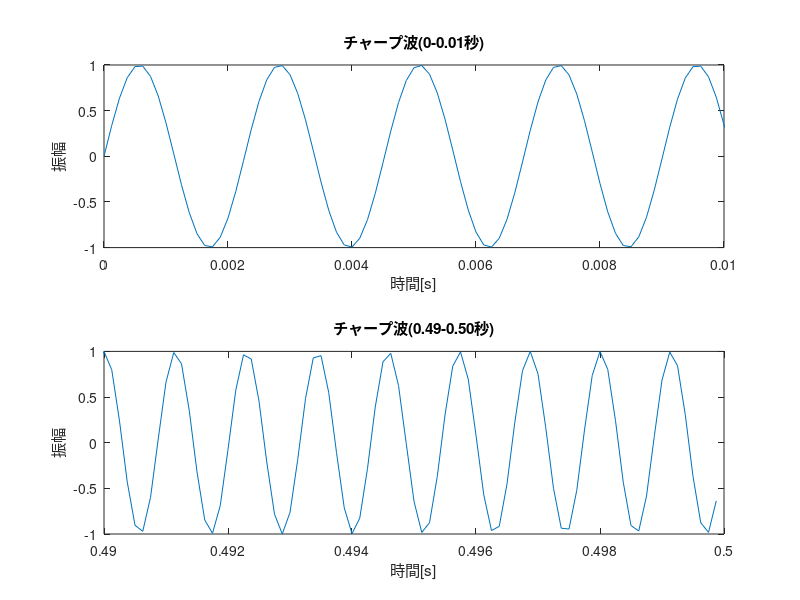

The MATLAB script that drew this image:
close all;
clear;

Fs = 8000;              % sampling rate = 8000Hz
t = [0:Fs*(1/2)-1]/Fs;  % time = 0.5sec
startFreq = 440;               % init freq = 440Hz
endFreq = 880;               % final freq = 880Hz
k = (endFreq - 440) / 0.5;   
halfk = k/2;            % half of k

y = sin(2 * pi * (startFreq + halfk * t) .*t); % fomula of chirp wave(liner)

% plots from here

subplot(2,1,1);
plot(t, y);
axis([0 0.01 -1 1]);
xlabel('時間[s]');
ylabel('振幅');
title('チャープ波(0-0.01秒)');

subplot(2,1,2);
plot(t, y);
axis([0.49 0.50 -1 1]);
xlabel('時間[s]');
ylabel('振幅');
title('チャープ波(0.49-0.50秒)');

sound(y, Fs);